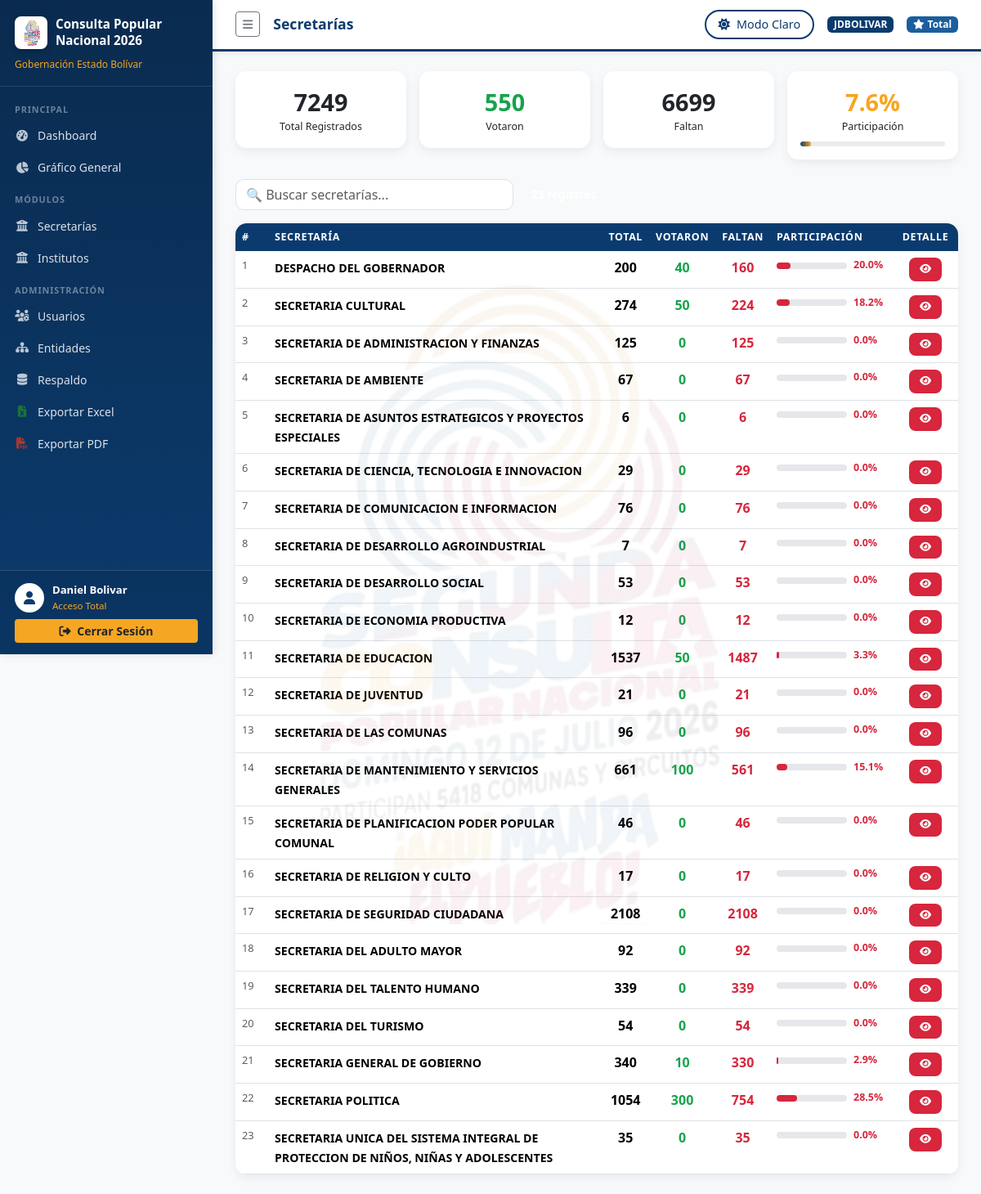
Screenshot of /secretarias (signed in) with the database file from the repository.
### tables this page shows
CREATE TABLE secretarias (
            id               INTEGER PRIMARY KEY AUTOINCREMENT,
            name             TEXT    UNIQUE NOT NULL,
            empleados        INTEGER NOT NULL DEFAULT 0,
            votos_reportados INTEGER NOT NULL DEFAULT 0
        );

### app.py (the view)
@app.route('/secretarias')
@login_required
@permission_required('secretarias')
def secretarias_list():
    db = get_db()
    rows = db.execute("SELECT * FROM secretarias ORDER BY name").fetchall()
    allowed = get_allowed_entity_ids(session['user_id'], 'secretarias')
    entidades = []
    for r in rows:
        if allowed is None or r['id'] in allowed:
            d = dict(r)
            d['can_edit'] = can_edit_entity(session['user_id'], 'secretarias', r['id'])
            entidades.append(d)
    return render_template('module_list.html',
        titulo='Secretarías', modulo='secretarias',
        entidades=entidades, campo_total='empleados')

### app.py (called while the page is built, shortened)
def login_required(f):
    @wraps(f)
    def decorated(*args, **kwargs):
        if 'user_id' not in session:
            return redirect(url_for('login'))
        return f(*args, **kwargs)
    return decorated

def permission_required(module):
    def decorator(f):
        @wraps(f)
        def decorated(*args, **kwargs):
            if 'user_id' not in session:
                return redirect(url_for('login'))
            if session.get('is_superuser') or session.get('is_full_access'):
                return f(*args, **kwargs)
            if not can_view_module(module):
                flash(f'No tienes permisos para acceder al módulo {module}.', 'danger')
                return redirect(url_for('dashboard'))
            return f(*args, **kwargs)
        return decorated
    return decorator

def get_db():
    db = getattr(g, '_database', None)
    if db is None:
        db = g._database = database.connect()
    return db

@app.teardown_appcontext
def close_connection(exception):
    db = getattr(g, '_database', None)
    if db is not None:
        db.close()

@app.before_request
def refresh_entity_modules():
    if 'user_id' in session and not (session.get('is_superuser') or session.get('is_full_access')):
        db = get_db()
        ep_mods = db.execute(
            "SELECT DISTINCT module FROM user_entity_permissions WHERE user_id=?",
            (session['user_id'],)
        ).fetchall()
        session['entity_modules'] = [r['module'] for r in ep_mods]
    else:
        session['entity_modules'] = []

def get_allowed_entity_ids(user_id, module):
    if session.get('is_superuser') or session.get('is_full_access'):
        return None

def can_edit_entity(user_id, module, entity_id):
    if session.get('is_superuser') or session.get('is_full_access'):
        return True

### database.py (called while the page is built)
def connect(timeout=30):
    if USE_TURSO:
        return HttpConnection()
    c = sqlite3.connect(DATABASE, timeout=timeout)
    c.row_factory = sqlite3.Row
    return _SqliteConn(c)

    def execute(self, sql, params=()):
        return self._c.execute(sql, params)

    def close(self):
        self._c.close()

### templates/module_list.html (shortened to what this page needs)
{% extends "base.html" %}
{% block page_title %}{{ titulo }}{% endblock %}
{% block content %}
{% set total_emp  = entidades | sum(attribute=campo_total) %}
{% set total_vot  = entidades | sum(attribute='votos_reportados') %}
{% set pct_global = ((total_vot / total_emp * 100) if total_emp > 0 else 0) | round(1) %}
<div class="row g-2 g-md-3 mb-4">
    <div class="col-6 col-md-3">
        <div class="stat-card text-center p-2 p-md-3">
            <div style="font-size:1.8rem;font-weight:800;color:var(--rojo)" class="d-none d-md-block">{{ total_emp | int }}</div>
            <div style="font-size:.78rem;color:var(--gris-oscuro)" class="d-none d-md-block">Total Registrados</div>
        </div>
    </div>
    <div class="col-6 col-md-3">
        <div class="stat-card text-center p-2 p-md-3">
            <div style="font-size:1.8rem;font-weight:800;color:#16a34a" class="d-none d-md-block">{{ total_vot | int }}</div>
            <div style="font-size:.78rem;color:var(--gris-oscuro)" class="d-none d-md-block">Votaron</div>
        </div>
    </div>
    <div class="col-6 col-md-3">
        <div class="stat-card text-center p-2 p-md-3">
            <div style="font-size:1.8rem;font-weight:800;color:var(--rojo)" class="d-none d-md-block">{{ (total_emp - total_vot) | int }}</div>
            <div style="font-size:.78rem;color:var(--gris-oscuro)" class="d-none d-md-block">Faltan</div>
        </div>
    </div>
    <div class="col-6 col-md-3">
        <div class="stat-card text-center p-2 p-md-3">
            <div style="font-size:1.8rem;font-weight:800;color:var(--amarillo)" class="d-none d-md-block">{{ pct_global }}%</div>
            <div style="font-size:.78rem;color:var(--gris-oscuro)" class="d-none d-md-block">Participación</div>
            <div class="progress-bar-custom mt-2"><div class="progress-fill" style="width:{{ pct_global }}%"></div></div>
        </div>
    </div>
</div>
<div class="d-flex gap-2 mb-3">
    <input type="text" id="searchBox" class="form-control" placeholder="🔍 Buscar {{ titulo | lower }}..." style="max-width:340px;border-radius:10px">
    <span class="badge align-self-center" style="background:var(--rojo);color:#fff;font-size:.85rem;padding:8px 14px">
    </span>
</div>
<div class="d-none d-md-block">
    <div class="stat-card p-0 overflow-hidden">
        <div class="table-responsive">
            <table class="table table-custom table-hover mb-0" id="mainTable">
                <thead>
                    <tr>
                        <th style="width:40px">#</th>
                        <th>{{ titulo[:-1] if titulo.endswith('s') else titulo }}</th>
                        <th class="text-center">Total</th>
                        <th class="text-center">Votaron</th>
                        <th class="text-center">Faltan</th>
                        <th style="width:150px">Participación</th>
                        <th class="text-center" style="width:80px">Detalle</th>
                    </tr>
                </thead>
                <tbody>
                {% for e in entidades %}
                {% set total_e = e[campo_total] %}
                {% set pct = ((e.votos_reportados / total_e * 100) if total_e > 0 else 0) | round(1) %}
                {% set color = '#16a34a' if pct >= 80 else ('#F5A623' if pct >= 50 else '#D7263D') %}
                <tr>
                    <td class="text-muted" style="font-size:.8rem">{{ loop.index }}</td>
                    <td>
                        <span style="font-weight:600;font-size:.88rem">{{ e.name }}</span>
                    </td>
                    <td class="text-center fw-bold">{{ total_e | int }}</td>
                    <td class="text-center" style="color:#16a34a;font-weight:600">{{ e.votos_reportados | int }}</td>
                    <td class="text-center" style="color:#D7263D;font-weight:600">{{ (total_e - e.votos_reportados) | int }}</td>
                    <td>
                        <div class="d-flex align-items-center gap-2">
                            <div style="flex:1;background:#e5e7eb;border-radius:4px;height:8px">
                                <div style="width:{{ pct }}%;background:{{ color }};height:100%;border-radius:4px;transition:width .6s"></div>
                            </div>
                            <span style="font-size:.78rem;font-weight:700;color:{{ color }};min-width:40px">{{ pct }}%</span>
                        </div>
                    </td>
                    <td class="text-center">
                        <a href="/{{ modulo }}/{{ e.id }}" class="btn btn-sm" style="background:#D7263D;color:#fff;border-radius:8px;padding:4px 12px;font-size:.78rem">
                            <i class="fas fa-eye"></i>
                        </a>
                    </td>
                </tr>
                {% endfor %}
                </tbody>
            </table>
        </div>
    </div>
</div>
{% endblock %}

### rows the page displays
secretarias: name "DESPACHO DEL GOBERNADOR", empleados "200", votos_reportados "40", (total_e-e.votos_reportados)|int "160", pct "20.0"
secretarias: name "SECRETARIA CULTURAL", empleados "274", votos_reportados "50", (total_e-e.votos_reportados)|int "224", pct "18.2"
secretarias: name "SECRETARIA DE ADMINISTRACION Y FINANZAS", empleados "125", votos_reportados "0", (total_e-e.votos_reportados)|int "125", pct "0.0"
secretarias: name "SECRETARIA DE AMBIENTE", empleados "67", votos_reportados "0", (total_e-e.votos_reportados)|int "67", pct "0.0"
secretarias: name "SECRETARIA DE ASUNTOS ESTRATEGICOS Y PROYECTOS ESPECIALES", empleados "6", votos_reportados "0", (total_e-e.votos_reportados)|int "6", pct "0.0"
secretarias: name "SECRETARIA DE CIENCIA, TECNOLOGIA E INNOVACION", empleados "29", votos_reportados "0", (total_e-e.votos_reportados)|int "29", pct "0.0"
secretarias: name "SECRETARIA DE COMUNICACION E INFORMACION", empleados "76", votos_reportados "0", (total_e-e.votos_reportados)|int "76", pct "0.0"
secretarias: name "SECRETARIA DE DESARROLLO AGROINDUSTRIAL", empleados "7", votos_reportados "0", (total_e-e.votos_reportados)|int "7", pct "0.0"
secretarias: name "SECRETARIA DE DESARROLLO SOCIAL", empleados "53", votos_reportados "0", (total_e-e.votos_reportados)|int "53", pct "0.0"
secretarias: name "SECRETARIA DE ECONOMIA PRODUCTIVA", empleados "12", votos_reportados "0", (total_e-e.votos_reportados)|int "12", pct "0.0"
secretarias: name "SECRETARIA DE EDUCACION", empleados "1537", votos_reportados "50", (total_e-e.votos_reportados)|int "1487", pct "3.3"
secretarias: name "SECRETARIA DE JUVENTUD", empleados "21", votos_reportados "0", (total_e-e.votos_reportados)|int "21", pct "0.0"
secretarias: name "SECRETARIA DE LAS COMUNAS", empleados "96", votos_reportados "0", (total_e-e.votos_reportados)|int "96", pct "0.0"
secretarias: name "SECRETARIA DE MANTENIMIENTO Y SERVICIOS GENERALES", empleados "661", votos_reportados "100", (total_e-e.votos_reportados)|int "561", pct "15.1"
secretarias: name "SECRETARIA DE PLANIFICACION PODER POPULAR COMUNAL", empleados "46", votos_reportados "0", (total_e-e.votos_reportados)|int "46", pct "0.0"
secretarias: name "SECRETARIA DE RELIGION Y CULTO", empleados "17", votos_reportados "0", (total_e-e.votos_reportados)|int "17", pct "0.0"
secretarias: name "SECRETARIA DE SEGURIDAD CIUDADANA", empleados "2108", votos_reportados "0", (total_e-e.votos_reportados)|int "2108", pct "0.0"
secretarias: name "SECRETARIA DEL ADULTO MAYOR", empleados "92", votos_reportados "0", (total_e-e.votos_reportados)|int "92", pct "0.0"
secretarias: name "SECRETARIA DEL TALENTO HUMANO", empleados "339", votos_reportados "0", (total_e-e.votos_reportados)|int "339", pct "0.0"
secretarias: name "SECRETARIA DEL TURISMO", empleados "54", votos_reportados "0", (total_e-e.votos_reportados)|int "54", pct "0.0"
secretarias: name "SECRETARIA GENERAL DE GOBIERNO", empleados "340", votos_reportados "10", (total_e-e.votos_reportados)|int "330", pct "2.9"
secretarias: name "SECRETARIA POLITICA", empleados "1054", votos_reportados "300", (total_e-e.votos_reportados)|int "754", pct "28.5"
secretarias: name "SECRETARIA UNICA DEL SISTEMA INTEGRAL DE PROTECCION DE NIÑOS, NIÑAS Y ADOLESCENTES", empleados "35", votos_reportados "0", (total_e-e.votos_reportados)|int "35", pct "0.0"

### other values shown
{{ session.full_name }} "Daniel Bolivar"
{{ titulo }} "Secretarías"
{{ session.username }} "JDBOLIVAR"
{{ total_emp | int }} "7249"
{{ total_vot | int }} "550"
{{ (total_emp - total_vot) | int }} "6699"
{{ pct_global }} "7.6"
{{ titulo[:-1] if titulo.endswith('s') else titulo }} "SECRETARÍA"
